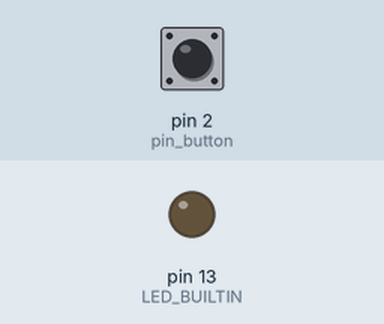
This sketch was run on a simulated Arduino Uno, built with avr-gcc and run on an emulated ATmega328P. Parts: output pins drawn as LEDs (lit = HIGH). The test bench sets the inputs (shaded band); at power-on: pin 2 (pin_button) LOW.

Above: at 1.2 s.
1.3 s: pin 2 (pin_button) pulled HIGH for 0.15 s
At 1.37 s:
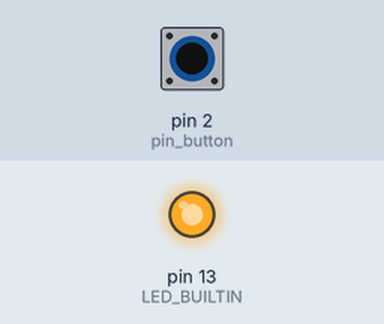
2.9 s: pin 2 (pin_button) pulled HIGH for 3.2 s
At 6.9 s:
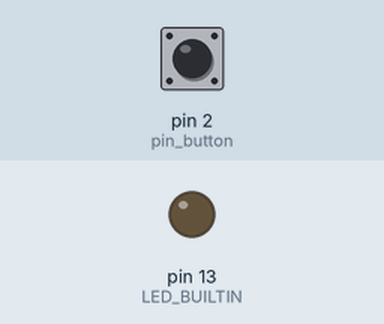
Timing chart, 0 to 8.4 s (numbered marks = the images above; inputs shaded):
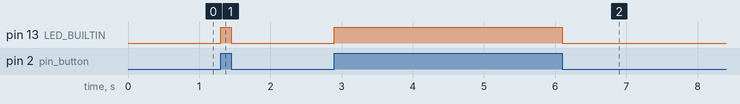

The sketch:

button.ino
```cpp
const int pin_button = 2;
int state_button = 0;

void setup() {
  pinMode(LED_BUILTIN, OUTPUT);
  pinMode(pin_button, INPUT);
}

void loop() {
  state_button = digitalRead(pin_button);

  if (state_button == HIGH) {
    digitalWrite(LED_BUILTIN, HIGH);
  } else {
    digitalWrite(LED_BUILTIN, LOW);
  }
}
```

Measured:
- after the input at 1.3 s, pin 13 (LED_BUILTIN): LOW → HIGH at once, → LOW 0.15 s later
- after the input at 2.9 s, pin 13 (LED_BUILTIN): LOW → HIGH at once, → LOW 3.2 s later
